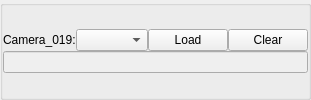
                          <widget class="QGroupBox" name="camera_index_groupBox_19">
                           <property name="title">
                            <string/>
                           </property>
                           <layout class="QGridLayout" name="gridLayout_22">
                            <property name="leftMargin">
                             <number>0</number>
                            </property>
                            <property name="topMargin">
                             <number>0</number>
                            </property>
                            <property name="rightMargin">
                             <number>0</number>
                            </property>
                            <property name="bottomMargin">
                             <number>0</number>
                            </property>
                            <property name="spacing">
                             <number>0</number>
                            </property>
                            <item row="0" column="0">
                             <layout class="QVBoxLayout" name="verticalLayout_24">
                              <item>
                               <layout class="QHBoxLayout" name="horizontalLayout_41" stretch="0,1,0,0">
                                <item>
                                 <widget class="QLabel" name="camera_index_label_19">
                                  <property name="text">
                                   <string>Camera_019:</string>
                                  </property>
                                 </widget>
                                </item>
                                <item>
                                 <widget class="QComboBox" name="camera_index_comboBox_19"/>
                                </item>
                                <item>
                                 <widget class="QPushButton" name="camera_index_pushButton_19">
                                  <property name="text">
                                   <string>Load</string>
                                  </property>
                                 </widget>
                                </item>
                                <item>
                                 <widget class="QPushButton" name="camera_index_clear_pushButton_19">
                                  <property name="text">
                                   <string>Clear</string>
                                  </property>
                                 </widget>
                                </item>
                               </layout>
                              </item>
                              <item>
                               <layout class="QHBoxLayout" name="horizontalLayout_42">
                                <item>
                                 <widget class="QLineEdit" name="camera_index_lineEdit_19">
                                  <property name="enabled">
                                   <bool>false</bool>
                                  </property>
                                 </widget>
                                </item>
                               </layout>
                              </item>
                             </layout>
                            </item>
                           </layout>
                          </widget>
